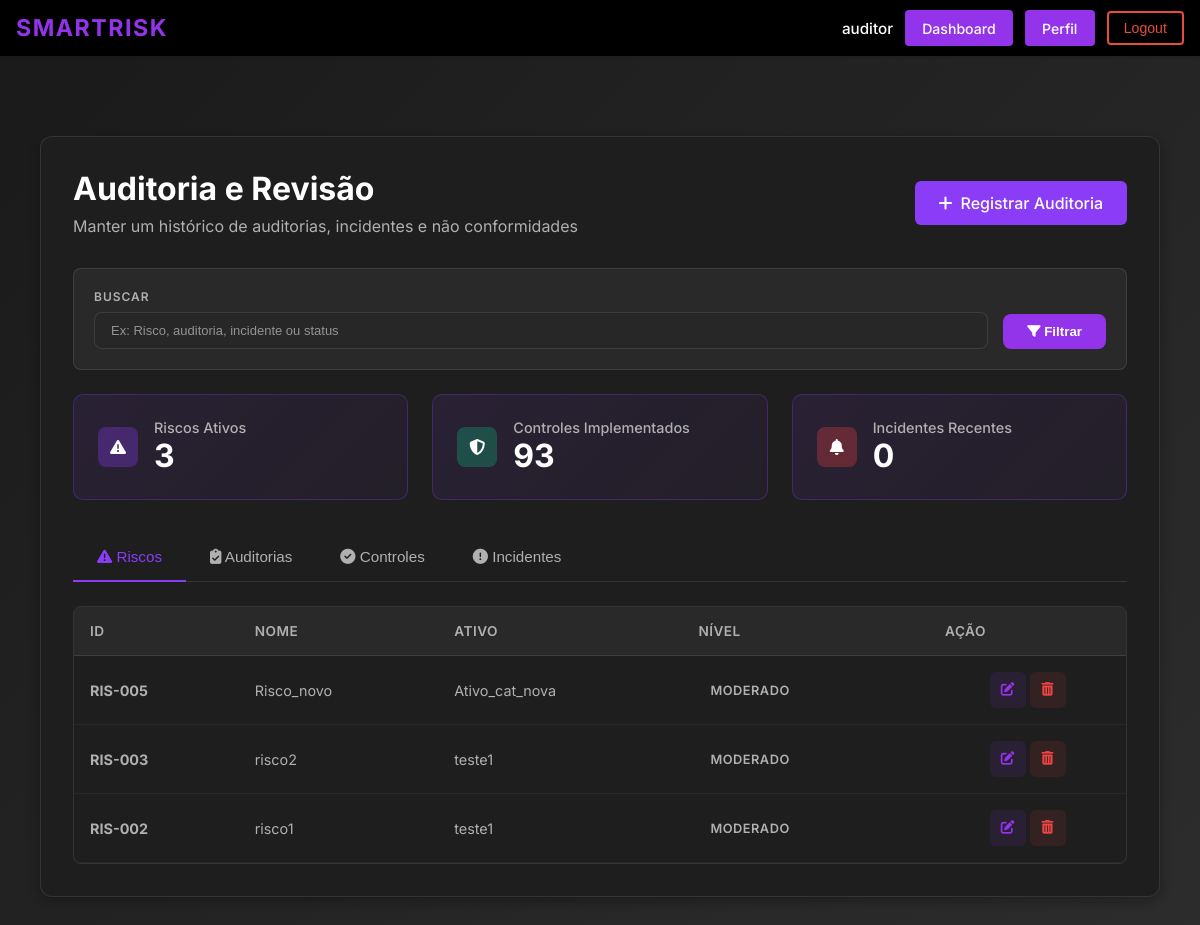
Before: /lista_auditorias/ (signed in) with the older database file.
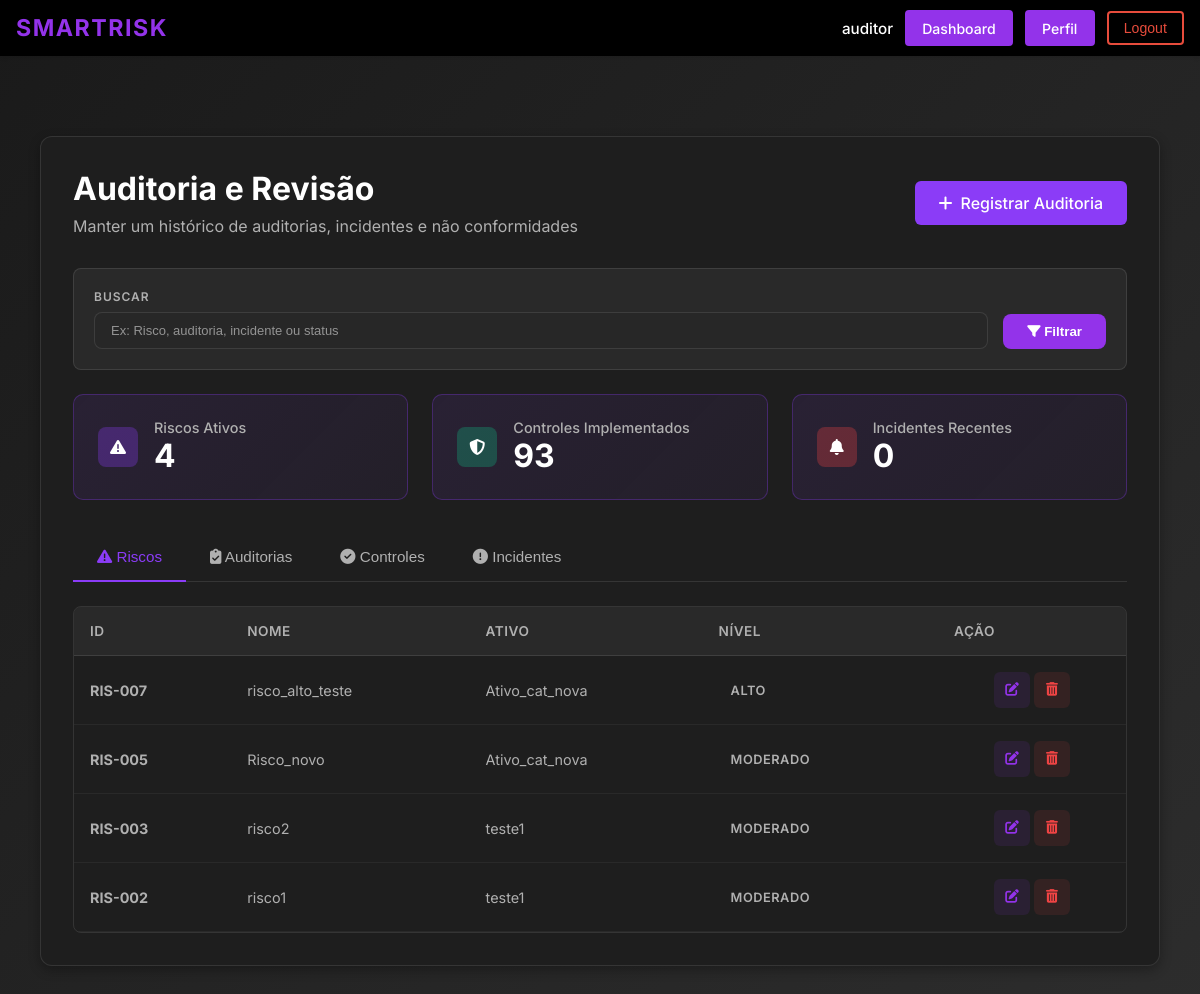
After: the same page with the newer database file.
### ismsapp/models.py (models this page shows, shortened)
class Risco(models.Model):
    class Tipo(models.TextChoices):
        INERENTE = "inerente", "Inerente"
        RESIDUAL = "residual", "Residual"
    """The asset that is exposed to this risk. Each risk is linked to exactly one asset, but an asset can have multiple risks."""
    ativo = models.ForeignKey(
        Ativo,
        on_delete = models.CASCADE,
        related_name = "riscos",
        help_text = "O ativo que é exposto a este risco.",
    )
    """The name or title of the risk."""
    nome = models.CharField(
        max_length = 255,
        blank = False,
        help_text = "Nome ou título do risco.",
    )
    """Indicates whether this record is an inherent or residual risk assessment. This field is mainly for labelling and filtering purposes, as the actual scores are determined by the respective FK fields. In practice, most scenarios will have both an inherent and a residual assessment within the same Risco record, but this field allows explicit categorization when needed."""
    tipo = models.CharField(
        max_length = 10,
        choices = Tipo.choices,
        help_text = "Indica se este registro está rotulado como uma avaliação de risco inerente ou residual.",
    )
    """Detailed description of the risk scenario, including how the associated threats could exploit vulnerabilities in the asset and what the potential consequences would be. This should provide enough context to understand the nature of the risk and inform the assessment and treatment process."""
    descricao = models.TextField(
        help_text = "Descrição completa do cenário de risco: o que poderia acontecer, por quê, e qual seria o impacto.",
    )
    """The severity of the impact if this risk materialises and no controls are in place. This FK references a Consequencia record that defines the inherent consequence level for this risk scenario."""
    consequencia_inerente = models.ForeignKey(
        Consequencia,
        on_delete = models.PROTECT,
        related_name = "riscos_inerentes",
        null = True,
        blank = True,
        help_text = "A severidade do impacto se este risco materializar e não houver controles em vigor.",
    )
    """The likelihood that this risk will occur if no controls are in place. This FK references a Probabilidade record that defines the inherent probability level for this risk scenario."""
    probabilidade_inerente = models.ForeignKey(
        Probabilidade,
        on_delete = models.PROTECT,
        related_name = "riscos_inerentes",
        null = True,
        blank = True,
        help_text = "A probabilidade de este risco ocorrer sem qualquer controle em vigor.",
    )
    """The overall inherent risk level derived from combining the inherent consequence and probability scores. This FK references a Nivel record that defines the inherent risk level for this scenario. The Nivel records linked here should be of the 'Inerente' type to reflect that they are part of the inherent risk assessment."""
    nivel_inerente = models.ForeignKey(
        Nivel,
        on_delete = models.PROTECT,
        related_name = "riscos_inerentes",
        limit_choices_to = {"tipo": Nivel.Tipo.INERENTE},
        null = True,
        blank = True,
        help_text = (
            "O nível geral de risco inerente derivado da combinação da consequência "
            "e da probabilidade inerentes (ex.: 'Crítico', 'Alto')."
        ),
    )
    """The numerical value of the inherent risk, calculated as probability × consequence."""
    valor_risco_inerente = models.DecimalField(
        max_digits = 5,
        decimal_places = 2,
        null = True,
        blank = True,
        help_text = "Valor numérico do risco inerente (probabilidade × consequência).",
    )
    """The severity of the impact after the planned controls or mitigations have been applied. This FK references a Consequencia record that defines the residual consequence level for this risk scenario."""
    consequencia_residual = models.ForeignKey(
        Consequencia,
        on_delete = models.PROTECT,
        related_name = "riscos_residuais",
        null = True,
        blank = True,
        help_text = "A severidade do impacto após a aplicação dos controles ou mitigações planejados.",
    )
    """The likelihood that this risk will still occur after the planned controls or mitigations have been applied. This FK references a Probabilidade record that defines the residual probability level for this risk scenario."""
    probabilidade_residual = models.ForeignKey(
        Probabilidade,
        on_delete = models.PROTECT,
        related_name = "riscos_residuais",
        null = True,
        blank = True,
        help_text = "A probabilidade de este risco ainda ocorrer após a aplicação dos controles.",
    )
    """The overall residual risk level derived from combining the residual consequence and probability scores. This FK references a Nivel record that defines the residual risk level for this scenario. The Nivel records linked here should be of the 'Residual' type to reflect that they are part of the residual risk assessment. This is the target level the organisation aims to reach through treatment."""
    nivel_residual = models.ForeignKey(
        Nivel,
        on_delete = models.PROTECT,
        related_name = "riscos_residuais",
        limit_choices_to = {"tipo": Nivel.Tipo.RESIDUAL},
        null = True,
        blank = True,
        help_text = (
            "O nível geral de risco residual derivado da combinação da consequência "
            "e da probabilidade residuais. Este é o nível alvo que a organização "
            "pretende alcançar por meio do tratamento."
        ),
    )
    """The numerical value of the residual risk, calculated as probability × consequence after controls."""
    valor_risco_residual = models.DecimalField(
        max_digits = 5,
        decimal_places = 2,
        null = True,
        blank = True,
        help_text = "Valor numérico do risco residual após aplicação dos controles.",
    )
    """The treatment plans selected to address this risk. More than one treatment can apply (e.g. mitigar + compartilhar), and a single treatment plan can be linked to multiple risks if it addresses common scenarios."""
    tratamentos = models.ManyToManyField(
        Tratamento,
        related_name = "riscos",
        blank = True,
        help_text = (
            "Os planos de tratamento selecionados para lidar com este risco. "
            "Mais de um tratamento pode ser aplicado (e.g. mitigar + compartilhar)."
        ),
    )
    class Meta:
        verbose_name = "Risco"
        verbose_name_plural = "Riscos"

class Ativo(models.Model):
    """Name/identifier of the asset (e.g., 'Servidor de Banco de Dados Prod-01')."""
    nome = models.CharField(
        max_length=255,
        default="Ativo",
        help_text="Nome único ou identificador do ativo (ex.: 'Servidor de Banco de Dados Prod-01').",
    )
    """Foreign key to the asset category that classifies this asset."""
    categoria = models.ForeignKey(
        CategoriaAtivo,
        on_delete=models.SET_NULL,
        null=True,
        related_name="ativos",
        help_text="Categoria que classifica este ativo.",
    )
    """Numeric score for the Confidentiality dimension, indicating how sensitive the asset's information is. Higher values mean greater damage if data is disclosed without authorization."""
    confidencialidade = models.PositiveSmallIntegerField(
        verbose_name = "Confidencialidade (C)",
        default = 0,
        help_text = (
            "Grau de sensibilidade das informações deste ativo. "
            "Uma pontuação mais alta indica maior prejuízo caso os dados sejam divulgados sem autorização."
        ),
    )
    """Numeric score for the Integrity dimension, indicating how critical it is that the asset's data remains accurate and unaltered. Higher values mean greater harm if data is modified or corrupted."""
    integridade = models.PositiveSmallIntegerField(
        verbose_name = "Integridade (I)",
        default = 0,
        help_text = (
            "Grau de criticalidade do dado deste ativo. "
            "Uma pontuação mais alta indica maior dano se os dados forem modificados ou corrompidos."
        ),
    )
    """Numeric score for the Availability dimension, indicating how important it is that the asset is accessible when needed. Higher values mean more severe impact if the asset becomes unavailable."""
    disponibilidade = models.PositiveSmallIntegerField(
        verbose_name = "Disponibilidade (D)",
        default = 0,
        help_text = (
            "Grau de importância do acesso a este ativo quando necessário. "
            "Uma pontuação mais alta indica impacto mais severo se o ativo se tornar indisponível."
        ),
    )
    """The Privacy dimension score, indicating how much the asset handles personal data subject to privacy regulations. Higher values mean greater exposure to privacy-related obligations and risks."""
    privacidade = models.PositiveSmallIntegerField(
        verbose_name = "Privacidade (P)",
        default = 0,
        help_text = (
            "O grau em que este ativo lida com dados pessoais sujeitos a regulamentações de privacidade. "
            "Uma pontuação mais alta indica maior exposição a obrigações e riscos relacionados à privacidade."
        ),
    )
    """Composite CIDP weight calculated from the four dimension scores previously defined. This value is used in risk scoring to reflect the overall criticality of the asset. Consider overriding the save() method or using a @property to automatically keep this value in sync whenever any of the individual dimension scores are updated."""
    peso_cidp = models.DecimalField(
        max_digits = 5,
        decimal_places = 2,
        default = 0,
        help_text = (
            "Peso composto CIDP calculado a partir das quatro pontuações de dimensão acima. "
        ),
    )
    class Meta:
        verbose_name = "Ativo"
        verbose_name_plural = "Ativos"

class Nivel(models.Model):
    class Tipo(models.TextChoices):
        INERENTE = "inerente", "Inerente"
        RESIDUAL = "residual", "Residual"
    """Numeric weight that represents this risk level in the organisation's risk matrix. Higher values indicate more severe risk levels."""
    tipo = models.CharField(
        max_length = 10,
        choices = Tipo.choices,
        help_text = (
            "Define se este nível é utilizado no score de risco inerente "
            "(antes dos controles) ou no score de risco residual (após os controles)."
        ),
    )
    """Numeric weight that represents this risk level in the organisation's risk matrix. Higher values indicate more severe risk levels."""
    peso = models.DecimalField(
        max_digits = 5,
        decimal_places = 2,
        help_text = "Peso numérico que representa este nível de risco dentro da matriz de risco da organização.",
    )
    """Human-readable label for this risk level (e.g. 'Crítico', 'Alto', 'Médio', 'Baixo')."""
    categoria = models.CharField(
        max_length = 100,
        help_text = "Rótulo legível por humanos para este nível de risco (e.g. 'Crítico', 'Alto', 'Médio', 'Baixo').",
    )
    class Meta:
        verbose_name = "Nível"
        verbose_name_plural = "Níveis"

### ismsapp/views.py (the view, shortened to what this page needs)
# urls.py: path("lista_auditorias/", views.ReadAuditoriaView.as_view(), name="lista_auditorias"),
class ReadAuditoriaView(View):
    template_name = "ismsapp/lista_auditorias.html"
    def _check_permission(self, user):
        if not user.is_authenticated:
            return False
        user_profile = getattr(user, 'profile', None)
        if not user_profile:
            return False
        return user_profile.actor_type == UserProfile.Actor.AUDITOR
    @method_decorator(login_required(login_url="login"))
    def get(self, request, *args, **kwargs):
        if not self._check_permission(request.user):
            messages.error(request, "Você não tem permissão para acessar esta página.")
            return redirect('dashboard')
        from .models import Auditoria, Incidente, Risco, Controle
        from datetime import timedelta
        from django.utils import timezone
        from django.db.models import Q
        search_query = request.GET.get('search', '').strip()
        riscos = Risco.objects.filter(nivel_inerente__isnull=False).order_by('-id')
        auditorias = Auditoria.objects.all().order_by('-data_auditoria')
        controles = Controle.objects.prefetch_related('categorias').all().order_by('nome')
        thirty_days_ago = timezone.now() - timedelta(days=30)
        incidentes = Incidente.objects.filter(
            data_registro__gte=thirty_days_ago
        ).order_by('-data_incidente')
        try:
            count_active_risks = Risco.objects.filter(nivel_inerente__isnull=False).count()
        except:
            count_active_risks = 0
        try:
            count_controls = Controle.objects.count()
        except:
            count_controls = 0
        count_recent_incidents = incidentes.count()
        pendentes = auditorias.filter(status='pendente').count()
        concluidas = auditorias.filter(status='concluida').count()
        contexto = {
            'riscos': riscos,
            'auditorias': auditorias,
            'controles': controles,
            'incidentes': incidentes,
            'count_pendentes': pendentes,
            'count_concluidas': concluidas,
            'count_active_risks': count_active_risks,
            'count_controls': count_controls,
            'count_recent_incidents': count_recent_incidents,
            'search_query': search_query,
        }
        return render(request, self.template_name, contexto)

### ismsapp/models.py (called while the page is built)
    def categorias_display(self):
        return ", ".join([cat.get_tipo_display() for cat in self.categorias.all()])

### ismsapp/templates/ismsapp/lista_auditorias.html (shortened to what the changed rows need)
{% extends "ismsapp/base.html" %}
{% load static %}
{% block extra_css %}
<link href="https://cdnjs.cloudflare.com/ajax/libs/font-awesome/6.4.0/css/all.min.css" rel="stylesheet">
<link href="{% static 'css/ismsapp/registro_auditoria.css' %}" rel="stylesheet">
<link href="{% static 'css/ismsapp/lista_auditorias.css' %}" rel="stylesheet">
{% endblock %}
{% block content %}
<div class="page">
  <div class="card page-shell-card">
    <div class="page-header">
      <div>
        <h1>Auditoria e Revisão</h1>
      </div>
    </div>
    <div class="metrics-container">
      <div class="metric-card">
        <div class="metric-content-row">
          <div>
            <div class="metric-label">Riscos Ativos</div>
            <div class="metric-value">{{ count_active_risks|default:"0" }}</div>
          </div>
        </div>
      </div>
    </div>
    <div id="riscos-tab" class="tab-content active">
      {% if riscos %}
        <div class="audits-table-wrapper">
          <table class="audits-table">
            <thead>
              <tr>
                <th>ID</th>
                <th>NOME</th>
                <th>ATIVO</th>
                <th>NÍVEL</th>
                <th>AÇÃO</th>
              </tr>
            </thead>
            <tbody>
              {% for risco in riscos %}
                <tr>
                  <td><strong>RIS-{{ risco.id|stringformat:"03d" }}</strong></td>
                  <td>{{ risco.nome }}</td>
                  <td>
                    <span class="muted-text">{{ risco.ativo.nome }}</span>
                  </td>
                  <td>
                    {% if risco.nivel_inerente %}
                      <span class="status-badge status-{{ risco.nivel_inerente.categoria|lower }}">
                        {{ risco.nivel_inerente.categoria }}
                      </span>
                    {% else %}
                      <span class="not-evaluated">Não avaliado</span>
                    {% endif %}
                  </td>
                  <td class="center-cell">
                    <a href="{% url 'editar_risco' risco.id %}" class="action-btn action-edit" title="Editar">
                      <i class="fas fa-edit"></i>
                    </a>
                    <a href="{% url 'deletar_risco' risco.id %}" class="action-btn action-delete" title="Deletar">
                      <i class="fas fa-trash-alt"></i>
                    </a>
                  </td>
                </tr>
              {% endfor %}
            </tbody>
          </table>
        </div>
      {% else %}
        <div class="empty-state">
          <i class="fas fa-inbox empty-state-icon"></i>
          <p>Nenhum risco registrado</p>
        </div>
      {% endif %}
    </div>
  </div>
</div>
{% endblock %}

Changed rows visible on the page:
added Risco: id "007", nome "risco_alto_teste", ativo.nome "Ativo_cat_nova", nivel_inerente.categoria "ALTO"
Other visible differences:
{{ count_active_risks|default:"0" }}: "3" → "4"
